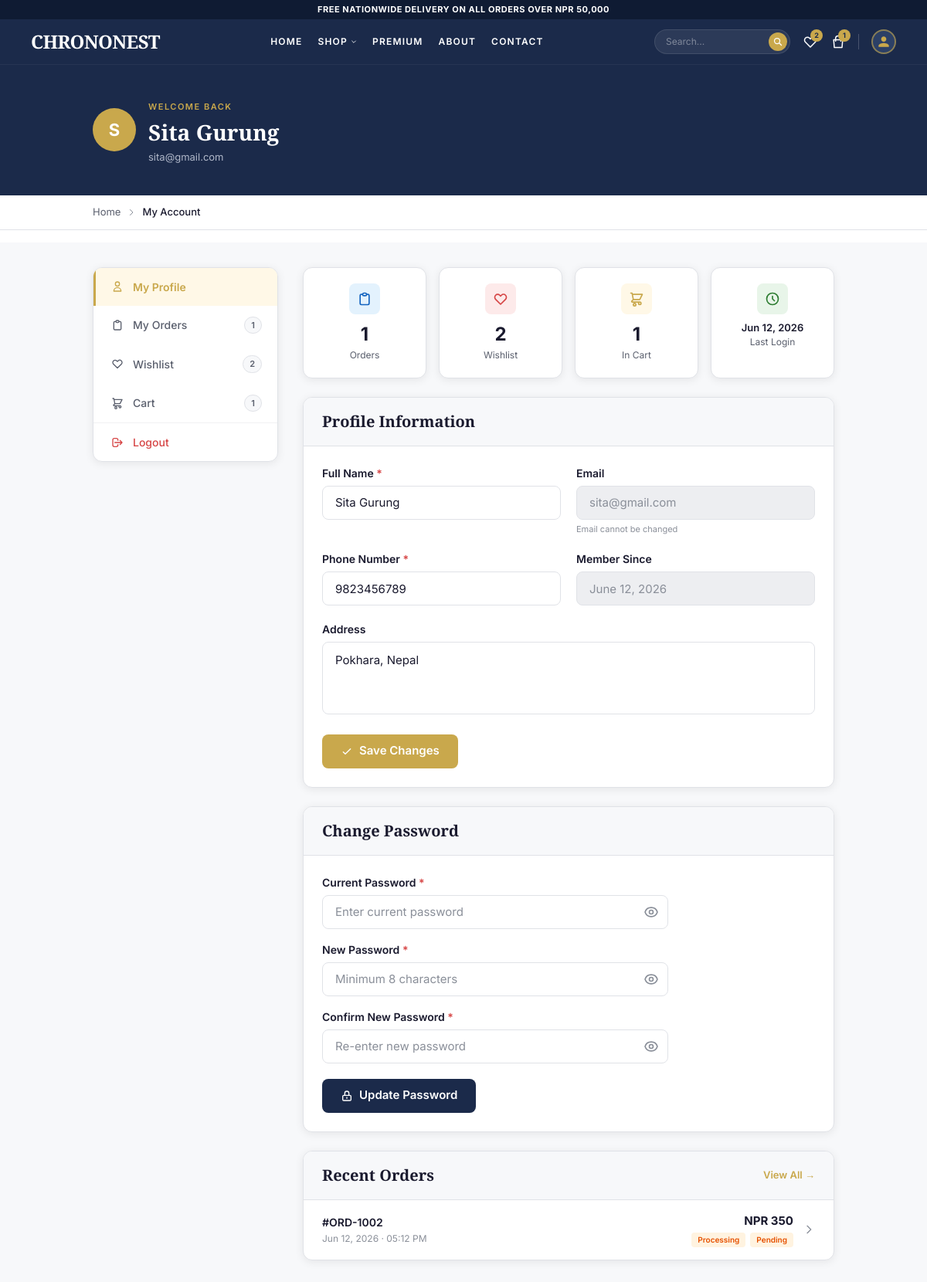
Screenshot of /pages/account/index.php (signed in) with the database file from the repository.
### tables this page shows
CREATE TABLE users (
    id INT PRIMARY KEY AUTO_INCREMENT,
    name VARCHAR(100) NOT NULL,
    email VARCHAR(100) UNIQUE NOT NULL,
    phone VARCHAR(10) UNIQUE NOT NULL,
    password VARCHAR(255) NOT NULL,
    role ENUM('customer', 'admin') DEFAULT 'customer',
    address TEXT,
    last_login_at TIMESTAMP NULL,
    created_at TIMESTAMP DEFAULT CURRENT_TIMESTAMP,
    updated_at TIMESTAMP DEFAULT CURRENT_TIMESTAMP ON UPDATE CURRENT_TIMESTAMP
);

CREATE TABLE orders (
    id INT PRIMARY KEY AUTO_INCREMENT,
    user_id INT NULL,
    order_number VARCHAR(50) UNIQUE NOT NULL,
    customer_name VARCHAR(100) NOT NULL,
    customer_email VARCHAR(100) NOT NULL,
    customer_phone VARCHAR(10) NOT NULL,
    shipping_address TEXT NOT NULL,
    payment_method ENUM('COD', 'eSewa') NOT NULL,
    payment_status ENUM('pending', 'paid', 'failed') DEFAULT 'pending',
    transaction_id VARCHAR(100) NULL,
    total_amount DECIMAL(10,2) NOT NULL,
    shipping_charge DECIMAL(10,2) DEFAULT 0,
    grand_total DECIMAL(10,2) NOT NULL,  
    order_status ENUM('pending', 'confirmed', 'processing', 'shipped', 'delivered') DEFAULT 'pending',
    admin_notes TEXT NULL,
    ordered_at TIMESTAMP DEFAULT CURRENT_TIMESTAMP,
    confirmed_at TIMESTAMP NULL,
    shipped_at TIMESTAMP NULL,
    delivered_at TIMESTAMP NULL,
    FOREIGN KEY (user_id) REFERENCES users(id) ON DELETE SET NULL
);

### pages/account/index.php (the view, shortened to what the rows shown need)
<?php
require_once '../../config/db.php';
$user_id = $_SESSION['user_id'];
$stmt = mysqli_prepare($conn, "SELECT * FROM users WHERE id = ?");
mysqli_stmt_bind_param($stmt, "i", $user_id);
mysqli_stmt_execute($stmt);
$user = mysqli_fetch_assoc(mysqli_stmt_get_result($stmt));
$recent_orders_stmt = mysqli_prepare($conn, "SELECT id, order_number, grand_total, order_status, payment_status, payment_method, ordered_at FROM orders WHERE user_id = ? ORDER BY ordered_at DESC LIMIT 3");
mysqli_stmt_bind_param($recent_orders_stmt, "i", $user_id);
mysqli_stmt_execute($recent_orders_stmt);
$recent_orders = mysqli_fetch_all(mysqli_stmt_get_result($recent_orders_stmt), MYSQLI_ASSOC);
require_once '../../includes/header.php';
?>
<section class="bg-[#1B2A4A] py-10">
    <div class="container mx-auto px-4 sm:px-6 lg:px-8">
        <div class="flex items-center gap-4">
            <div class="w-14 h-14 rounded-full bg-[#C9A84C] flex items-center justify-center flex-shrink-0">
                <span class="font-['Inter'] font-bold text-[22px] text-white"><?= strtoupper(substr($user['name'], 0, 1)) ?></span>
            </div>
            <div>
                <span class="font-['Inter'] font-semibold text-[11px] uppercase tracking-[1.5px] text-[#C9A84C]">Welcome back</span>
                <h1 class="font-['Playfair_Display'] font-bold text-[28px] text-white mt-0.5"><?= htmlspecialchars($user['name']) ?></h1>
                <p class="font-['Inter'] text-[13px] text-[#B0B8C9] mt-0.5"><?= htmlspecialchars($user['email']) ?></p>
            </div>
        </div>
    </div>
</section>
<section class="py-8 bg-[#F7F8FA] min-h-screen">
    <div class="container mx-auto px-4 sm:px-6 lg:px-8">
        <div class="flex flex-col lg:flex-row gap-8">
            <div class="flex-1 space-y-6">
                <div class="grid grid-cols-2 md:grid-cols-4 gap-4">
                    <div class="bg-white rounded-xl border border-[#E0E2E7] shadow-[0_2px_12px_rgba(0,0,0,0.08)] p-5 text-center">
                        <div class="w-10 h-10 rounded-lg bg-[#E8F5E9] flex items-center justify-center mx-auto mb-2"><svg class="w-5 h-5 text-[#2E7D32]" fill="none" stroke="currentColor" viewBox="0 0 24 24"><path stroke-linecap="round" stroke-linejoin="round" stroke-width="2" d="M12 8v4l3 3m6-3a9 9 0 11-18 0 9 9 0 0118 0z"/></svg></div>
                        <div class="font-['Inter'] font-semibold text-[13px] text-[#1A1A2E]"><?= $user['last_login_at'] ? date('M d, Y', strtotime($user['last_login_at'])) : 'N/A' ?></div>
                        <div class="font-['Inter'] text-[12px] text-[#5A5F6D]">Last Login</div>
                    </div>
                </div>
                <div class="bg-white rounded-xl border border-[#E0E2E7] shadow-[0_2px_12px_rgba(0,0,0,0.08)] overflow-hidden">
                    <div class="px-6 py-4 bg-[#F7F8FA] border-b border-[#E0E2E7]">
                        <h2 class="font-['Playfair_Display'] font-bold text-[20px] text-[#1A1A2E]">Profile Information</h2>
                    </div>
                    <div class="p-6">
                        <form action="../actions/account-action.php" method="POST">
                            <div class="grid grid-cols-1 sm:grid-cols-2 gap-5 mb-5">
                                <div>
                                    <label class="block font-['Inter'] font-semibold text-[14px] text-[#1A1A2E] mb-1.5">Full Name <span class="text-[#D64545]">*</span></label>
                                    <input type="text" name="name" value="<?= htmlspecialchars($user['name']) ?>" required class="w-full h-[44px] px-4 bg-white border border-[#E0E2E7] rounded-lg font-['Inter'] text-[15px] text-[#1A1A2E] focus:outline-none focus:border-2 focus:border-[#C9A84C] focus:shadow-[0_0_0_3px_rgba(201,168,76,0.15)] transition-all duration-150">
                                </div>
                                <div>
                                    <label class="block font-['Inter'] font-semibold text-[14px] text-[#1A1A2E] mb-1.5">Email</label>
                                    <input type="email" value="<?= htmlspecialchars($user['email']) ?>" disabled class="w-full h-[44px] px-4 bg-[#EDEEF1] border border-[#E0E2E7] rounded-lg font-['Inter'] text-[15px] text-[#8A8F99] cursor-not-allowed">
                                    <p class="font-['Inter'] text-[11px] text-[#8A8F99] mt-1">Email cannot be changed</p>
                                </div>
                            </div>
                            <div class="grid grid-cols-1 sm:grid-cols-2 gap-5 mb-5">
                                <div>
                                    <label class="block font-['Inter'] font-semibold text-[14px] text-[#1A1A2E] mb-1.5">Phone Number <span class="text-[#D64545]">*</span></label>
                                    <input type="tel" name="phone" value="<?= htmlspecialchars($user['phone']) ?>" maxlength="10" required class="w-full h-[44px] px-4 bg-white border border-[#E0E2E7] rounded-lg font-['Inter'] text-[15px] text-[#1A1A2E] focus:outline-none focus:border-2 focus:border-[#C9A84C] focus:shadow-[0_0_0_3px_rgba(201,168,76,0.15)] transition-all duration-150">
                                </div>
                                <div>
                                    <label class="block font-['Inter'] font-semibold text-[14px] text-[#1A1A2E] mb-1.5">Member Since</label>
                                    <input type="text" value="<?= date('F d, Y', strtotime($user['created_at'])) ?>" disabled class="w-full h-[44px] px-4 bg-[#EDEEF1] border border-[#E0E2E7] rounded-lg font-['Inter'] text-[15px] text-[#8A8F99] cursor-not-allowed">
                                </div>
                            </div>
                            <div class="mb-5">
                                <label class="block font-['Inter'] font-semibold text-[14px] text-[#1A1A2E] mb-1.5">Address</label>
                                <textarea name="address" rows="3" placeholder="Street, Ward, Municipality, District, Province" class="w-full px-4 py-3 bg-white border border-[#E0E2E7] rounded-lg font-['Inter'] text-[15px] text-[#1A1A2E] placeholder-[#8A8F99] focus:outline-none focus:border-2 focus:border-[#C9A84C] focus:shadow-[0_0_0_3px_rgba(201,168,76,0.15)] transition-all duration-150 resize-none"><?= htmlspecialchars($user['address'] ?? '') ?></textarea>
                            </div>
                        </form>
                    </div>
                </div>
                <div class="bg-white rounded-xl border border-[#E0E2E7] shadow-[0_2px_12px_rgba(0,0,0,0.08)] overflow-hidden">
                    <div class="px-6 py-4 bg-[#F7F8FA] border-b border-[#E0E2E7]">
                        <h2 class="font-['Playfair_Display'] font-bold text-[20px] text-[#1A1A2E]">Change Password</h2>
                    </div>
                </div>
                <?php if (!empty($recent_orders)): ?>
                <div class="bg-white rounded-xl border border-[#E0E2E7] shadow-[0_2px_12px_rgba(0,0,0,0.08)] overflow-hidden">
                    <div class="px-6 py-4 bg-[#F7F8FA] border-b border-[#E0E2E7] flex items-center justify-between">
                        <h2 class="font-['Playfair_Display'] font-bold text-[20px] text-[#1A1A2E]">Recent Orders</h2>
                    </div>
                    <div class="divide-y divide-[#F0F1F3]">
                        <?php foreach ($recent_orders as $order):
                            $status_classes = match($order['order_status']) {
                                'pending' => 'bg-[#E3F2FD] text-[#1565C0]',
                                'confirmed' => 'bg-[#FFF3E0] text-[#E65100]',
                                'processing' => 'bg-[#FFF3E0] text-[#E65100]',
                                'shipped' => 'bg-[#E3F2FD] text-[#1565C0]',
                                'delivered' => 'bg-[#E8F5E9] text-[#2E7D32]',
                                default => 'bg-[#F7F8FA] text-[#5A5F6D]'
                            };
                            $pay_classes = match($order['payment_status']) {
                                'paid' => 'bg-[#E8F5E9] text-[#2E7D32]',
                                'failed' => 'bg-[#FDEAEA] text-[#D64545]',
                                default => 'bg-[#FFF3E0] text-[#E65100]'
                            };
                        ?>
                        <a href="order-detail.php?id=<?= $order['id'] ?>" class="flex items-center justify-between px-6 py-4 hover:bg-[#F7F8FA] transition-colors duration-150 block">
                            <div>
                                <div class="font-['Inter'] font-semibold text-[14px] text-[#1A1A2E]">#<?= htmlspecialchars($order['order_number']) ?></div>
                                <div class="font-['Inter'] text-[12px] text-[#8A8F99] mt-0.5"><?= date('M d, Y · h:i A', strtotime($order['ordered_at'])) ?></div>
                            </div>
                            <div class="flex items-center gap-3">
                                <div class="text-right">
                                    <div class="font-['Inter'] font-bold text-[15px] text-[#1A1A2E]">NPR <?= number_format($order['grand_total'], 0) ?></div>
                                    <div class="flex items-center gap-1.5 mt-1 justify-end">
                                        <span class="inline-block px-2 py-0.5 rounded font-['Inter'] font-semibold text-[10px] <?= $status_classes ?>"><?= ucfirst($order['order_status']) ?></span>
                                        <span class="inline-block px-2 py-0.5 rounded font-['Inter'] font-semibold text-[10px] <?= $pay_classes ?>"><?= ucfirst($order['payment_status']) ?></span>
                                    </div>
                                </div>
                                <svg class="w-4 h-4 text-[#8A8F99]" fill="none" stroke="currentColor" viewBox="0 0 24 24"><path stroke-linecap="round" stroke-linejoin="round" stroke-width="2" d="M9 5l7 7-7 7"/></svg>
                            </div>
                        </a>
                        <?php endforeach; ?>
                    </div>
                </div>
                <?php endif; ?>
            </div>
        </div>
    </div>
</section>
<?php require_once '../../includes/footer.php'; ?>

### rows the page displays
users: name "S", name "Sita Gurung", email "sita@gmail.com", last_login_at "Jun 12, 2026", phone "9823456789", created_at "June 12, 2026", address "Pokhara, Nepal"
orders: order_number "ORD-1002", ordered_at "Jun 12, 2026 · 05:12 PM", grand_total "350", order_status "Processing", payment_status "Pending"

### other values shown
$wishlist_count "2"
$cart_count "1"
$order_count "1"
